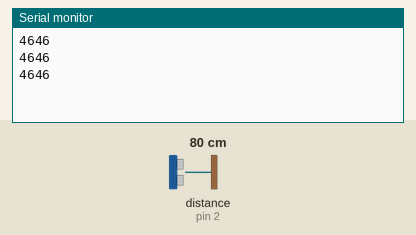
A sketch run on a simulated Arduino Uno, built with avr-gcc and run on an emulated ATmega328P. On the bench: the last lines printed to the serial monitor. Wiring (inferred from the names in the program): ultrasonic range finder: trigger pin 3; echo pin 2. Inputs (shaded band) come from the test bench; at power-on: distance to the obstacle (sensor on pin 2) 80 cm. The echo pulse lasts 58.3 µs per cm.

Above: at 1.3 s.
1.4 s: distance to the obstacle (sensor on pin 2) set to 2 cm
At 1.9 s:
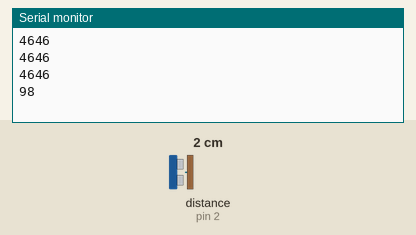
2.9 s: distance to the obstacle (sensor on pin 2) set to 4 cm
At 3.4 s:
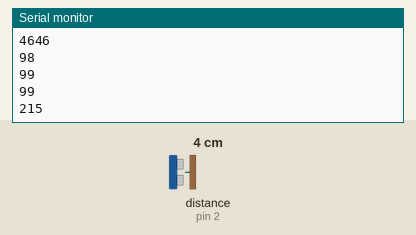
Timing chart, 0 to 5.9 s (numbered marks = the images above; inputs shaded):
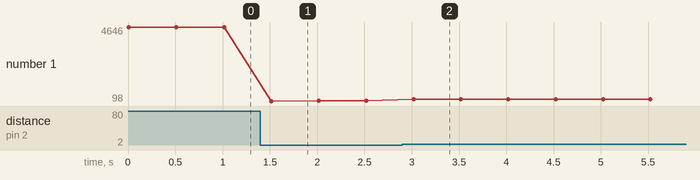

The sketch:

HC_SRO4.ino
```cpp
int trigPin=3;
int echoPin=2;
int pingTravelTime;

void setup() {
  // put your setup code here, to run once:
pinMode(echoPin, INPUT);
pinMode(trigPin, OUTPUT);
Serial.begin(9600);

}

void loop() {
  // put your main code here, to run repeatedly:
digitalWrite(trigPin, LOW);
delayMicroseconds(10);
digitalWrite(trigPin, HIGH);
delayMicroseconds(10);
digitalWrite(trigPin, LOW);
pingTravelTime = pulseIn(echoPin, HIGH);
//pingTravelTime = digitalRead(echoPin);
Serial.println(pingTravelTime);
delay(500);
}
```

Measured:
- after the input at 1.4 s, the serial monitor: prints a new line after 0.12 s (image 1)
- after the input at 2.9 s, the serial monitor: prints a new line after 0.12 s (image 2)
- plotted number 1: 4646 → 99 after the input at 1.4 s, 99 → 216 after the input at 2.9 s
